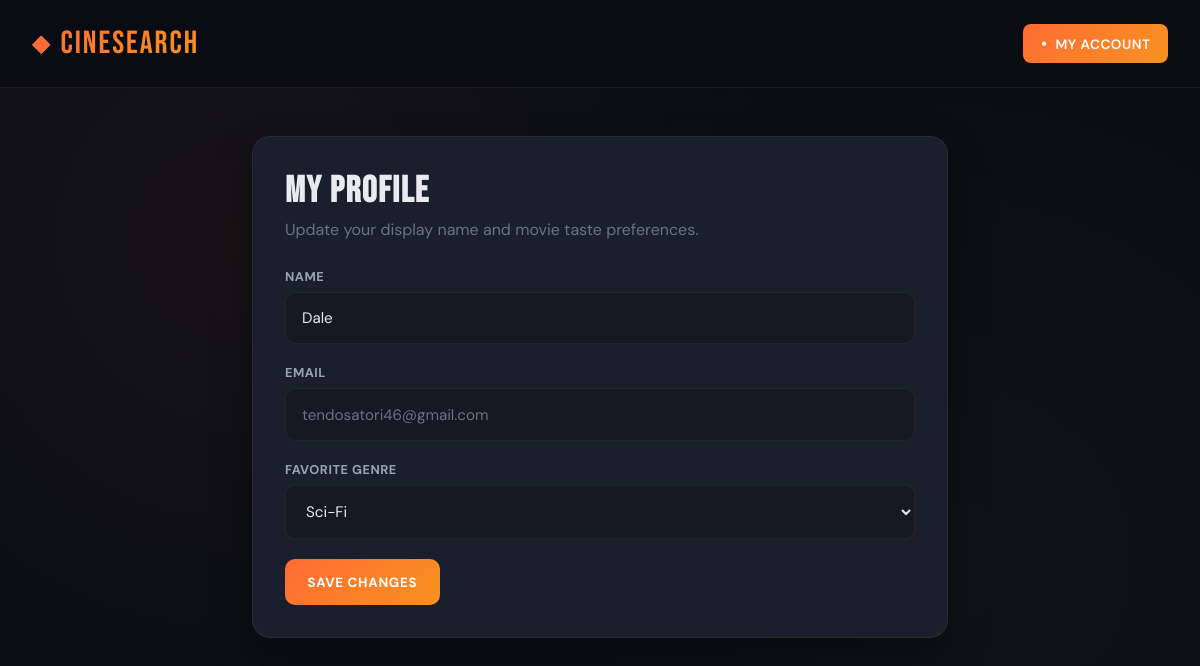
The app's page /profile (signed in) with its own data.
### app.py (models this page shows, shortened)
class User(db.Model):
    id = db.Column(db.Integer, primary_key=True)
    name = db.Column(db.String(100), nullable=False)
    email = db.Column(db.String(255), unique=True, nullable=False)
    password_hash = db.Column(db.String(255), nullable=False)
    favorite_genre = db.Column(db.String(100), nullable=True)
    reviews = db.relationship("Review", back_populates="user", lazy=True, cascade="all, delete-orphan")
    favorites = db.relationship("Favorite", back_populates="user", lazy=True, cascade="all, delete-orphan")

### app.py (the view)
@app.route("/profile", methods=["GET", "POST"])
def profile():
    user_id = session.get("user_id")
    if not user_id:
        flash("Please sign in to view your profile.", "error")
        return redirect(url_for("auth"))
    user = User.query.get_or_404(user_id)
    if request.method == "POST":
        user.name = request.form.get("name", "").strip() or user.name
        user.favorite_genre = request.form.get("favorite_genre") or None
        db.session.commit()
        flash("Profile updated successfully.", "success")
        return redirect(url_for("profile"))
    return render_template("profile.html", user=user, genres=GENRES)

### templates/profile.html (shortened to what this page needs)
<!DOCTYPE html>
<html lang="en">
<head>
    <link rel="stylesheet" href="{{ url_for('static', filename='styles.css') }}">
</head>
<body>
    <header>
        <div class="header-container">
            <a href="/" class="logo">CineSearch</a>
            <div class="header-auth">
                {% if session.get('user_id') %}
                <div class="account-dropdown">
                    <button type="button" class="account-trigger">My Account</button>
                </div>
                {% else %}
                <a href="/auth" class="auth-btn-login">Login</a>
                <a href="/auth" class="auth-btn-register">Register</a>
                {% endif %}
            </div>
        </div>
    </header>
    <main class="profile-shell">
        <section class="profile-card">
            <div class="profile-heading">
                <h1>My Profile</h1>
                <p>Update your display name and movie taste preferences.</p>
            </div>
            <form method="POST" action="{{ url_for('profile') }}" class="profile-form">
                <div class="profile-field">
                    <label for="name">Name</label>
                    <input type="text" id="name" name="name" value="{{ user.name }}" required>
                </div>
                <div class="profile-field">
                    <label for="email">Email</label>
                    <input type="email" id="email" value="{{ user.email }}" readonly>
                </div>
                <div class="profile-field">
                    <label for="favorite_genre">Favorite Genre</label>
                    <select id="favorite_genre" name="favorite_genre">
                        {% for genre in genres %}
                        <option value="{{ genre.name }}" {% if user.favorite_genre == genre.name %}selected{% endif %}>
                            {{ genre.name }}
                        </option>
                        {% endfor %}
                    </select>
                </div>
                <button type="submit" class="profile-submit">Save Changes</button>
            </form>
        </section>
    </main>
</body>
</html>

### static/styles.css (style rules this page uses)
:root { --bg-primary: #0a0e14; --bg-secondary: #141922; --bg-card: #1a1f2e; --accent-primary: #ff6b35; --accent-secondary: #f7931e; --text-primary: #e8eaed; --text-secondary: #9ba3af; --text-muted: #6b7280; --border-color: rgba(255, 107, 53, 0.1); }
* { margin: 0; padding: 0; box-sizing: border-box; }
body { font-family: 'DM Sans', sans-serif; background: var(--bg-primary); color: var(--text-primary); overflow-x: hidden; }
body::before { content: ''; position: fixed; top: 0; left: 0; width: 100%; height: 100%; background-image: radial-gradient(circle at 20% 30%, rgba(255, 107, 53, 0.05) 0%, transparent 50%), radial-gradient(circle at 80% 70%, rgba(247, 147, 30, 0.03) 0%, transparent 50%); pointer-events: none; z-index: 0; }
header { background: rgba(10, 14, 20, 0.95); backdrop-filter: blur(10px); border-bottom: 1px solid var(--border-color); position: sticky; top: 0; z-index: 1400; animation: slideDown 0.6s ease-out; }
.header-container { max-width: 1400px; margin: 0 auto; padding: 1.5rem 2rem; display: flex; justify-content: space-between; align-items: center; }
.header-auth { display: flex; align-items: center; gap: 0.75rem; position: relative; }
.account-dropdown { position: relative; }
.account-trigger { color: white; background: linear-gradient(135deg, var(--accent-primary), var(--accent-secondary)); border: none; border-radius: 8px; padding: 0.55rem 1.1rem; font-size: 0.85rem; font-weight: 600; letter-spacing: 0.5px; text-transform: uppercase; cursor: pointer; transition: all 0.3s ease; font-family: 'DM Sans', sans-serif; }
.account-trigger::before { content: '•'; display: inline-block; margin-right: 0.5rem; font-size: 1rem; }
.logo { font-family: 'Bebas Neue', sans-serif; font-size: 2rem; letter-spacing: 2px; background: linear-gradient(135deg, var(--accent-primary), var(--accent-secondary)); -webkit-background-clip: text; -webkit-text-fill-color: transparent; background-clip: text; display: flex; align-items: center; gap: 0.5rem; text-decoration: none; cursor: pointer; transition: all 0.3s ease; }
.logo::before { content: '◆'; font-size: 1.5rem; -webkit-text-fill-color: var(--accent-primary); }

### templates/profile.html (style rules this page uses)
.profile-shell { max-width: 760px; margin: 3rem auto 4rem; padding: 0 2rem; position: relative; z-index: 1; }
.profile-card { background: var(--bg-card); border: 1px solid var(--border-color); border-radius: 18px; padding: 2rem; box-shadow: 0 20px 40px rgba(0, 0, 0, 0.35); }
.profile-heading { margin-bottom: 1.75rem; }
.profile-heading h1 { font-family: 'Bebas Neue', sans-serif; font-size: 2.3rem; letter-spacing: 1.5px; margin-bottom: 0.35rem; }
.profile-heading p { color: var(--text-muted); }
.profile-form { display: flex; flex-direction: column; gap: 1.25rem; }
.profile-field { display: flex; flex-direction: column; gap: 0.45rem; }
.profile-field label { color: var(--text-secondary); font-size: 0.8rem; font-weight: 700; letter-spacing: 0.5px; text-transform: uppercase; }
.profile-field input, .profile-field select { width: 100%; padding: 0.95rem 1rem; border-radius: 10px; border: 1px solid var(--border-color); background: var(--bg-secondary); color: var(--text-primary); font-family: 'DM Sans', sans-serif; font-size: 0.95rem; }
.profile-field input[readonly] { color: var(--text-muted); }
.profile-submit { align-self: flex-start; padding: 0.9rem 1.4rem; border: none; border-radius: 10px; background: linear-gradient(135deg, var(--accent-primary), var(--accent-secondary)); color: white; font-weight: 700; text-transform: uppercase; letter-spacing: 0.7px; cursor: pointer; transition: all 0.25s ease; font-family: 'DM Sans', sans-serif; }

### records on screen
User: name "Dale", email "tendosatori46@gmail.com", favorite_genre "Sci-Fi"
